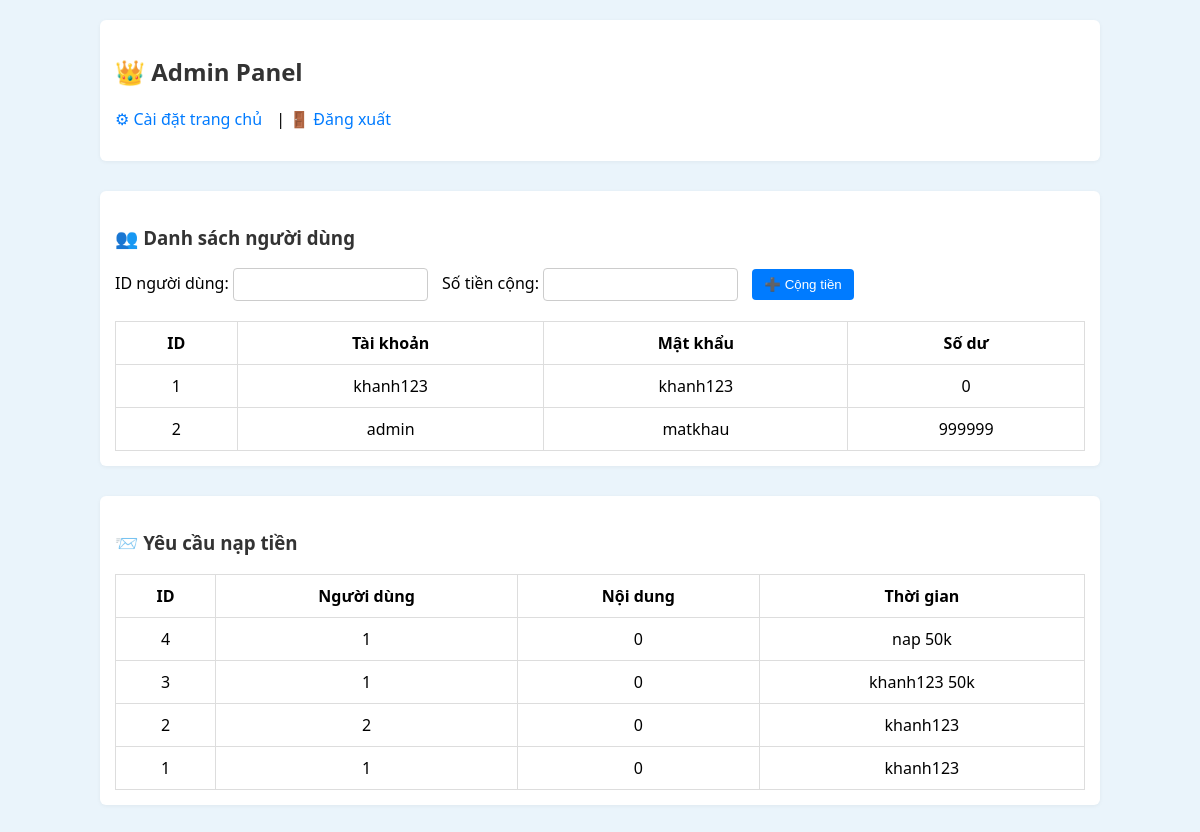
The page /admin on the database its author committed.
### tables this page shows
CREATE TABLE users (id INTEGER PRIMARY KEY, username TEXT UNIQUE, password TEXT, balance INTEGER DEFAULT 0);

CREATE TABLE deposits (id INTEGER PRIMARY KEY, user_id INTEGER, amount INTEGER, note TEXT, created_at TEXT);

### app.py (the view, shortened to what this page needs)
@app.route('/admin', methods=['GET', 'POST'])
def admin():
    conn = sqlite3.connect('database.db')
    c = conn.cursor()
    c.execute('SELECT * FROM users')
    users = c.fetchall()
    c.execute('SELECT COUNT(*) FROM users')
    total_users = c.fetchone()[0]
    c.execute('SELECT * FROM deposits ORDER BY id DESC')
    deposits = c.fetchall()
    conn.close()
    return render_template('admin.html', users=users, deposits=deposits, total_users=total_users)

### templates/admin.html (shortened to what this page needs)
<!DOCTYPE html>
<html>
<head>
</head>
<body>
    <div class="section">
        <h2>👑 Admin Panel</h2>
        <p>
            <a href="/admin-settings">⚙ Cài đặt trang chủ</a> |
            <a href="/logout">🚪 Đăng xuất</a>
        </p>
    </div>
    <div class="section">
        <h3>👥 Danh sách người dùng</h3>
        <form method="POST">
            <label>ID người dùng:</label>
            <input type="text" name="user_id" required>
            <label>Số tiền cộng:</label>
            <input type="number" name="amount" required>
            <button type="submit">➕ Cộng tiền</button>
        </form>
        <table>
            <tr><th>ID</th><th>Tài khoản</th><th>Mật khẩu</th><th>Số dư</th></tr>
            {% for u in users %}
            <tr><td>{{ u[0] }}</td><td>{{ u[1] }}</td><td>{{ u[2] }}</td><td>{{ u[3] }}</td></tr>
            {% endfor %}
        </table>
    </div>
    <div class="section">
        <h3>📨 Yêu cầu nạp tiền</h3>
        <table>
            <tr><th>ID</th><th>Người dùng</th><th>Nội dung</th><th>Thời gian</th></tr>
            {% for d in deposits %}
            <tr><td>{{ d[0] }}</td><td>{{ d[1] }}</td><td>{{ d[2] }}</td><td>{{ d[3] }}</td></tr>
            {% else %}
            <tr><td colspan="4">Không có yêu cầu nào.</td></tr>
            {% endfor %}
        </table>
    </div>
</body>
</html>

### templates/admin.html (style rules this page uses)
body { font-family: "Segoe UI", Arial, sans-serif; background: #eaf4fb; padding: 20px; max-width: 1000px; margin: auto; }
h2, h3 { color: #333; }
a { text-decoration: none; color: #007BFF; margin-right: 10px; }
form { margin-bottom: 20px; }
input[type="text"], input[type="number"] { padding: 8px; border-radius: 4px; border: 1px solid #ccc; margin-right: 10px; }
button { padding: 8px 12px; background: #007BFF; color: white; border: none; border-radius: 4px; }
table { width: 100%; border-collapse: collapse; background: #fff; margin-top: 10px; }
th, td { border: 1px solid #ddd; padding: 10px; text-align: center; }
.section { background: #ffffff; padding: 15px; border-radius: 6px; box-shadow: 0 1px 4px rgba(0,0,0,0.05); margin-bottom: 30px; }

### rows shown on the page
users: id "1", username "khanh123", password "khanh123", balance "0"
users: id "2", username "admin", password "matkhau", balance "999999"
deposits: id "4", user "1", amount "0", note "nap 50k"
deposits: id "3", user "1", amount "0", note "khanh123 50k"
deposits: id "2", user "2", amount "0", note "khanh123"
deposits: id "1", user "1", amount "0", note "khanh123"
